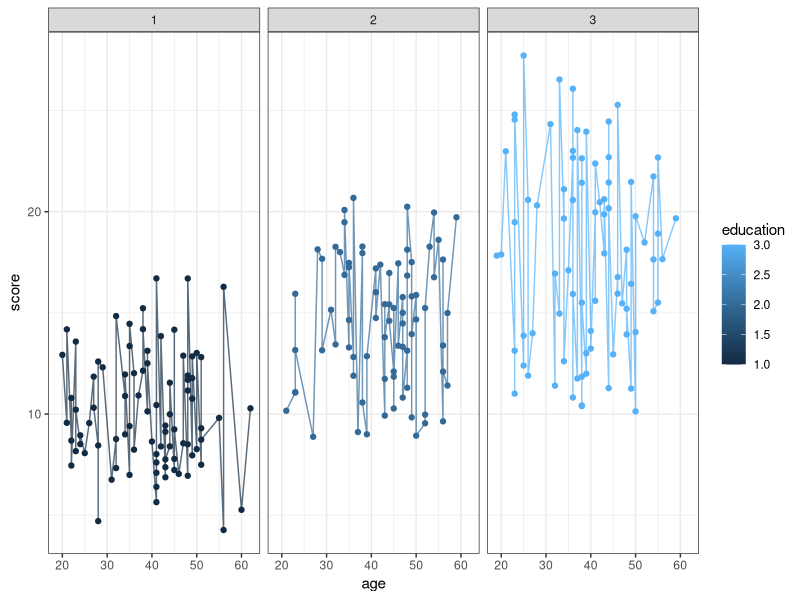
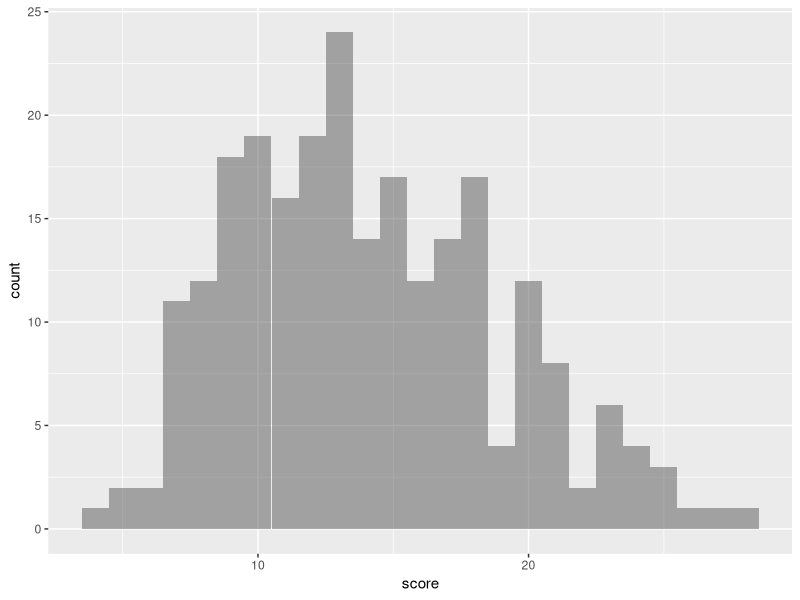
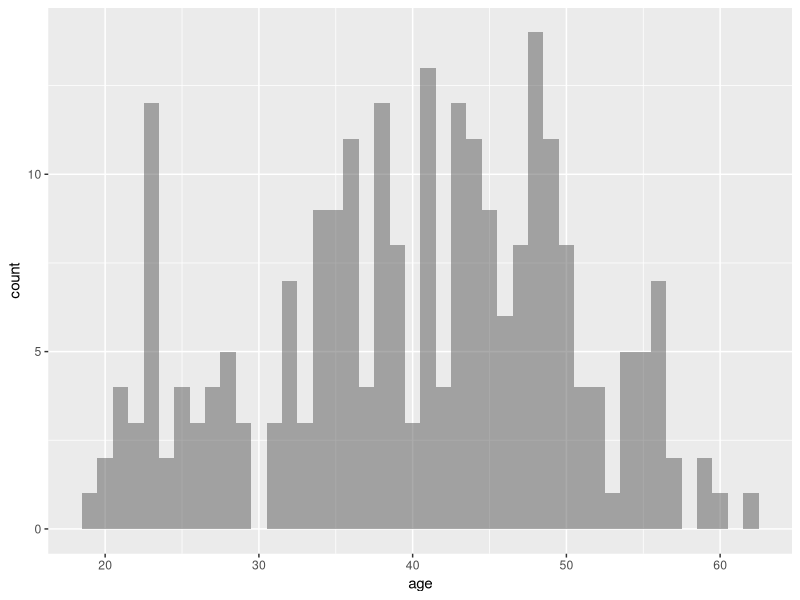
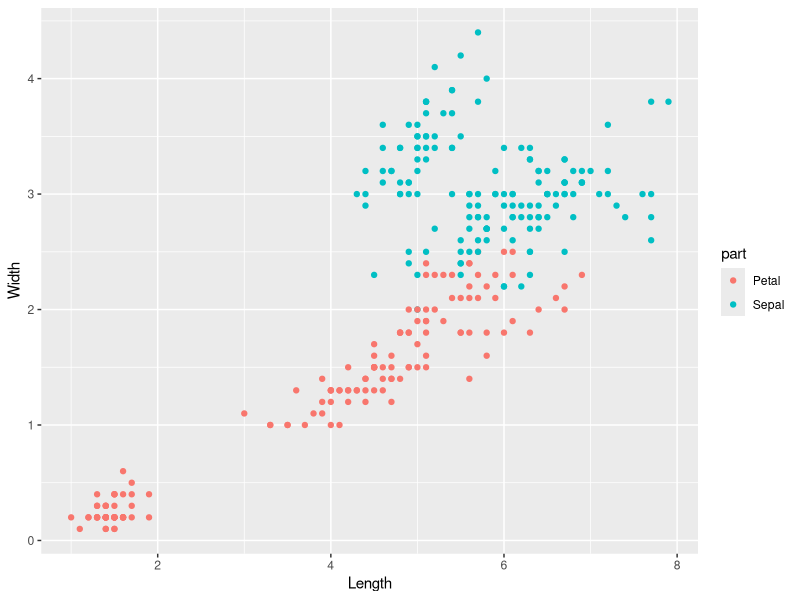

Recreate these plots in R, in order.
## ---- chunk 1
library(tidyverse)
## ---- chunk 2
# read "region_scores.csv"data
list.files('C:/Users/eliyuan/Documents/GitHub')
df <- readr::read_csv('data/region_scores.csv')
df
## ---- chunk 3
# Actually, I cannot do what you ask to do, because distribution plot like histogram only can have one x-axis, so when I add age and sore together would cause wrong, and I do not know how to deal with it. So I did what I can do but not the right answer.
df %>%
  ggplot(aes(age, score, group = education, colour = education)) + 
  geom_line(alpha=.7) + 
  geom_point() +
  facet_wrap(~education) + theme_bw()
df %>%
  ggplot(aes(score, fill = age)) + 
  geom_histogram(position = "identity", alpha = .5, binwidth = 1)
df %>%
  ggplot(aes(age, fill = score)) + 
  geom_histogram(position = "identity", alpha = .5, binwidth = 1)
## ---- chunk 4
head(iris)
## ---- chunk 5
iris_long <- iris %>%
  gather(var, measure, -Species) 
iris_long
## ---- chunk 6
iris_long <- iris_long %>%
  separate(var, into = c('part', 'dim'), convert = TRUE)
iris_wide <- iris_long %>%
   group_by(dim) %>%
  mutate(row = row_number()) %>%
  ungroup %>%
  spread(dim, measure) %>%
  select(-row)
iris_wide
## ---- chunk 7
iris_wide %>%
  ggplot(aes(x = Length, y = Width, color = part)) + 
  geom_point()
## ---- chunk 8
list.files('C:/Users/eliyuan/Documents/GitHub')
fss <- readr::read_csv('data/fss_learning.csv')
## ---- chunk 9
fss
str(fss)
summary(fss)
glimpse(fss)
# transform "participant" to factor variable
fss <- fss %>%
  mutate(participant = factor(participant))
## ---- chunk 10
fss %>%
  group_by(gender, .drop = FALSE) %>% 
  summarise(n = n()) %>%
  ungroup()
# The frequencies of gender seems quite balanced.
## ---- chunk 11
# Calculate the summary statistics with group by session
fss %>%
  group_by(session, .drop = FALSE) %>%
  summarise(mean_collisions = mean(collisions ),
            sd_collisions  = sd(collisions ),
            min_collisions = min(collisions ),
            max_collisions = max(collisions ),
            median_collisions = median(collisions)) %>%
  ungroup()
